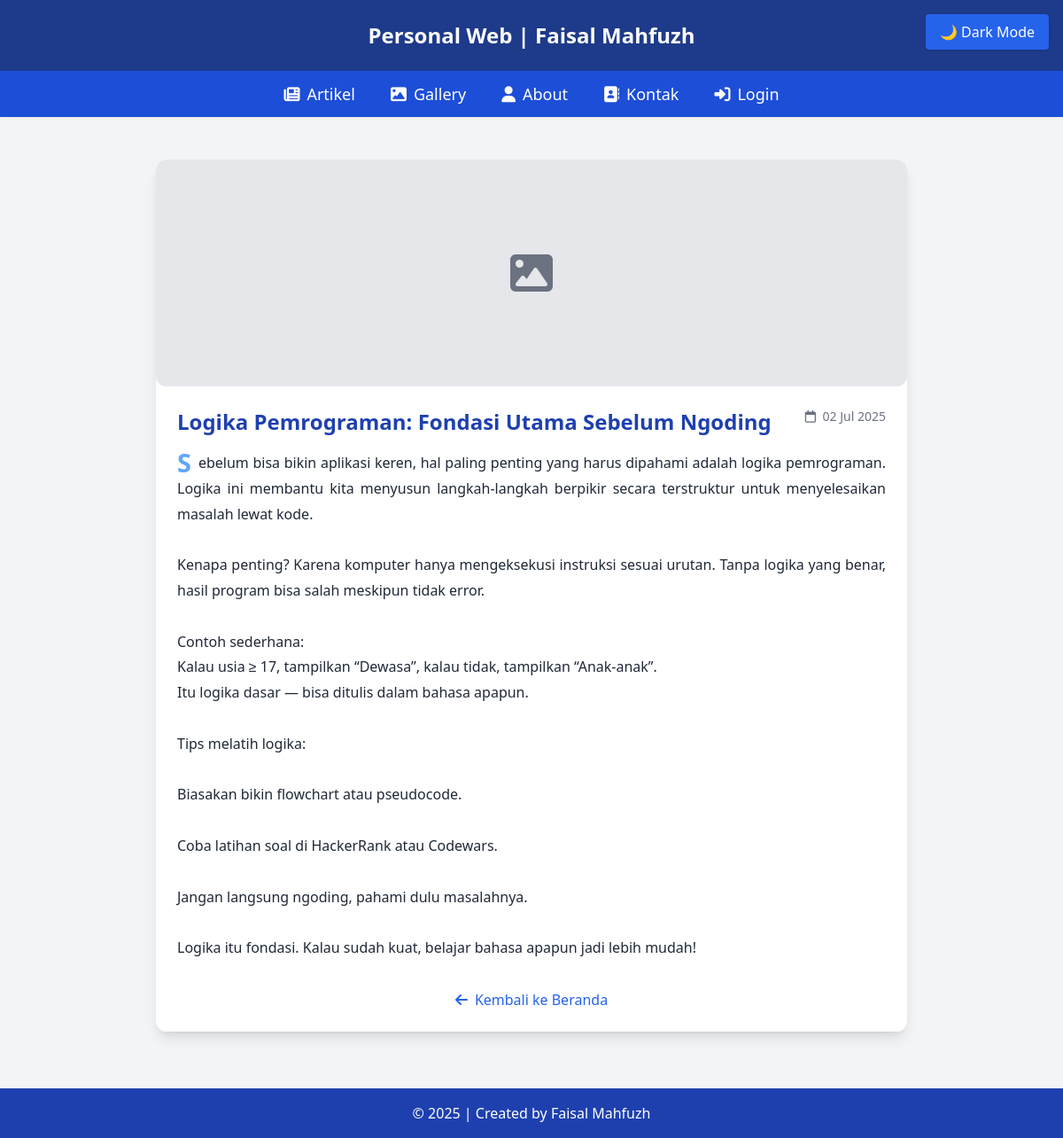
/detail_artikel.php?id=7, run on the app's committed database.
### tables this page shows
CREATE TABLE `tbl_artikel` (
  `id_artikel` int(11) NOT NULL,
  `nama_artikel` varchar(255) NOT NULL,
  `isi_artikel` text NOT NULL,
  `gambar` varchar(100) DEFAULT NULL,
  `tanggal` date DEFAULT NULL,
  `penulis` varchar(100) DEFAULT NULL,
  `id_kategori` int(11) DEFAULT NULL
);

### detail_artikel.php (the view, shortened to what this page needs)
<?php
include "koneksi.php";
$id = intval($_GET['id']);
$sql = "SELECT * FROM tbl_artikel WHERE id_artikel = $id";
$query = mysqli_query($db, $sql);
$data = mysqli_fetch_assoc($query);
?>
<!DOCTYPE html>
<html lang="id">
<head>
  <script src="https://cdn.tailwindcss.com"></script>
  <link rel="stylesheet" href="https://cdnjs.cloudflare.com/ajax/libs/font-awesome/6.4.0/css/all.min.css">
</head>
<body class="bg-gray-100 dark:bg-gray-900 text-gray-800 dark:text-gray-100 font-sans transition-colors duration-300">
  <div class="fixed top-4 right-4 z-50">
    <button onclick="toggleDarkMode()" id="darkModeBtn" class="bg-blue-600 hover:bg-blue-700 text-white px-4 py-2 rounded shadow transition-colors duration-300">
    </button>
  </div>
  <header class="bg-blue-900 dark:bg-gray-800 text-white text-center p-6 text-2xl font-bold">
    Personal Web | Faisal Mahfuzh
  </header>
  <nav class="bg-blue-700 dark:bg-gray-700 text-white py-3 shadow-sm sticky top-0 z-40">
    <ul class="flex justify-center space-x-10 font-medium text-lg">
      <li><a href="index.php" class="hover:underline"><i class="fas fa-newspaper mr-2"></i>Artikel</a></li>
      <li><a href="gallery.php" class="hover:underline"><i class="fas fa-image mr-2"></i>Gallery</a></li>
      <li><a href="about.php" class="hover:underline"><i class="fas fa-user mr-2"></i>About</a></li>
      <li><a href="kontak.php" class="hover:underline"><i class="fas fa-address-book mr-2"></i>Kontak</a></li>
      <li><a href="admin/login.php" class="hover:underline"><i class="fas fa-sign-in-alt mr-2"></i>Login</a></li>
    </ul>
  </nav>
  <main class="max-w-4xl mx-auto p-6 mt-6">
    <div class="bg-white dark:bg-gray-800 rounded-xl shadow-lg overflow-hidden transition">
      <?php if (!empty($data['gambar'])):
        $gambarPath = "uploads/" . htmlspecialchars($data['gambar']);
        if (file_exists($gambarPath)): ?>
          <img src="<?= $gambarPath ?>"
               alt="<?= htmlspecialchars($data['nama_artikel']) ?>"
               class="w-full h-96 object-cover article-image">
        <?php else: ?>
          <div class="bg-gray-200 border-2 border-dashed rounded-xl w-full h-64 flex items-center justify-center text-gray-500">
            <i class="fas fa-image text-5xl"></i>
          </div>
        <?php endif; ?>
      <?php else: ?>
        <div class="bg-gray-200 dark:bg-gray-700 border-2 border-dashed rounded-xl w-full h-64 flex items-center justify-center text-gray-500 dark:text-gray-400">
          <i class="fas fa-image text-5xl"></i>
        </div>
      <?php endif; ?>
      <div class="p-6">
        <div class="flex justify-between items-start mb-4">
          <h1 class="text-2xl font-bold text-blue-800 dark:text-blue-400">
            <?= htmlspecialchars($data['nama_artikel']) ?>
          </h1>
          <span class="text-sm text-gray-500 dark:text-gray-400 whitespace-nowrap">
            <i class="far fa-calendar mr-1"></i> <?= date('d M Y', strtotime($data['tanggal'])) ?>
          </span>
        </div>
        <article class="prose prose-lg max-w-none dark:prose-invert">
          <div class="justify-text">
            <?= nl2br(htmlspecialchars($data['isi_artikel'])) ?>
          </div>
        </article>
        <div class="mt-8 text-center">
          <a href="index.php" class="inline-flex items-center text-blue-600 dark:text-blue-400 hover:text-blue-800 dark:hover:text-blue-300 transition-colors">
            <i class="fas fa-arrow-left mr-2"></i> Kembali ke Beranda
          </a>
        </div>
      </div>
    </div>
  </main>
  <footer class="bg-blue-800 dark:bg-gray-800 text-white text-center py-4 mt-10">
    &copy; <?php echo date('Y'); ?> | Created by Faisal Mahfuzh
  </footer>
</body>
</html>

### detail_artikel.php (style rules this page uses)
.justify-text { text-align: justify; line-height: 1.8; }
.justify-text::first-letter { font-size: 1.8rem; font-weight: bold; color: #60a5fa; float: left; margin-right: 8px; line-height: 1; }

### data on the page
tbl_artikel: nama_artikel "Logika Pemrograman: Fondasi Utama Sebelum Ngoding", tanggal "02 Jul 2025", isi_artikel "Sebelum bisa bikin aplikasi keren, hal paling penting yang harus dipahami adalah logika pemrograman. Logika ini membantu kita menyusun langkah-langkah berpikir secara terstruktur untuk menyelesaikan masalah lewat kode. Kenapa penting? Karena komputer hanya mengeksekusi instruksi sesuai urutan. Tanpa logika yang benar, hasil program bisa salah meskipun tidak error. Contoh sederhana: Kalau usia ≥ 17, tampilkan “Dewasa”, kalau tidak, tampilkan “Anak-anak”. Itu logika dasar — bisa ditulis dalam bahasa apapun. Tips melatih logika: Biasakan bikin flowchart atau pseudocode. Coba latihan soal di HackerRank atau Codewars. Jangan langsung ngoding, pahami dulu masalahnya. Logika itu fondasi. Kalau…"
